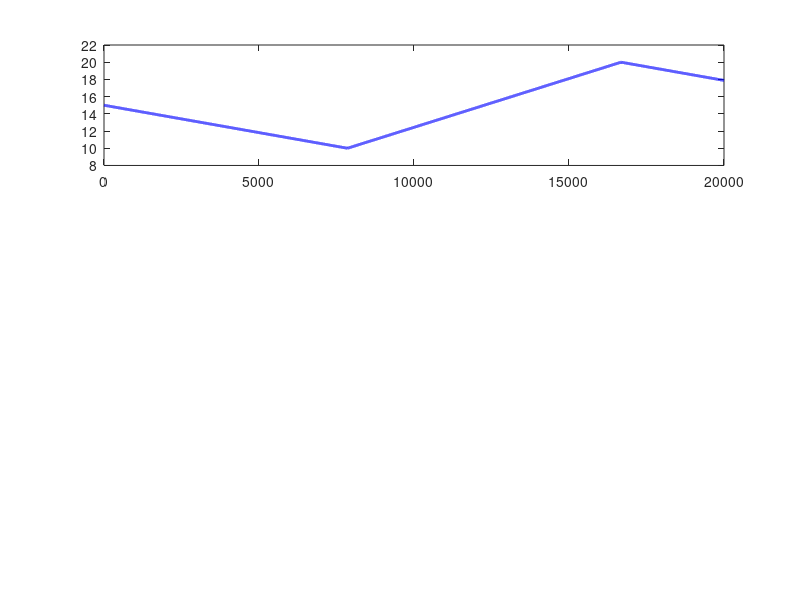

Reproduce this figure in MATLAB. (Note: this script raises an error after producing the figure.)
clc;
clear;
close all;

%% ==============================
%  WATER DISTRIBUTION SYSTEM
%  Dynamic Tank + Pump Model
% ===============================

%% Physical Parameters
rho = 1000;          % Water density (kg/m^3)
g   = 9.81;          % Gravity (m/s^2)

%% Tank Parameters
Dt = 10;                             % Tank diameter (m)
At = pi*Dt^2/4;                      % Cross-sectional area (m^2)

HL  = 20;                            % High Level (m)
LL  = 10;                            % Low Level (m)
LLL = 5;                             % Low-Low Level (m)

%% Pump Parameters
Qin_max = 0.139;                     % Pump flow when ON (m^3/s)
Hp = 55.52;                          % Required pump head (m)
eta = 0.84;                          % Efficiency
PumpPower = rho*g*Qin_max*Hp/eta;    % Hydraulic power (W)

%% Demand
Qout = 0.05;                         % Constant demand (m^3/s)

%% Simulation Parameters
dt = 1;                              % Time step (s)
T  = 20000;                          % Total time (s)
time = 0:dt:T;

%% Initialization
h = zeros(size(time));               % Tank level (m)
pump = zeros(size(time));            % Pump state (1=ON,0=OFF)
energy = 0;                          % Energy consumption (J)

h(1) = 15;                           % Initial level (m)

%% ==============================
%        SIMULATION LOOP
% ===============================
for k = 1:length(time)-1
    
    % ----- Controller (Hysteresis ON/OFF) -----
    if h(k) <= LL
        pump(k) = 1;
    elseif h(k) >= HL
        pump(k) = 0;
    else
        pump(k) = pump(max(k-1,1));
    end
    
    % ----- Fault Detection -----
    if h(k) <= LLL
        warning('Low-Low Level Fault Triggered');
    end
    
    % ----- Flow Balance -----
    Qin = pump(k) * Qin_max;
    dhdt = (Qin - Qout) / At;
    
    % ----- Euler Integration -----
    h(k+1) = h(k) + dhdt*dt;
    
    % Prevent negative level
    if h(k+1) < 0
        h(k+1) = 0;
    end
    
    % ----- Energy Calculation -----
    energy = energy + pump(k)*PumpPower*dt;
end

%% Final Pump State
pump(end) = pump(end-1);

%% ==============================
%        RESULTS
% ===============================

% Convert energy to kWh
energy_kWh = energy / (1000*3600);

% Count pump cycles
cycles = sum(diff(pump)==1);

fprintf('Total Energy Used: %.2f kWh\n', energy_kWh);
fprintf('Number of Pump Cycles: %d\n', cycles);

%% ==============================
%            PLOTS
% ===============================

figure('Color','w');

subplot(3,1,1)
plot(time,h,'b','LineWidth',2)
hold on
yline(HL,'r--','High Level')
yline(LL,'g--','Low Level')
yline(LLL,'k--','Low-Low')
ylabel('Water Level (m)')
title('Tank Level vs Time')
grid on

subplot(3,1,2)
plot(time,pump,'LineWidth',2)
ylabel('Pump State')
ylim([-0.1 1.1])
yticks([0 1])
yticklabels({'OFF','ON'})
title('Pump ON/OFF Status')
grid on

subplot(3,1,3)
plot(time, pump*PumpPower/1000,'LineWidth',2)
ylabel('Power (kW)')
xlabel('Time (s)')
title('Instantaneous Pump Power')
grid on
